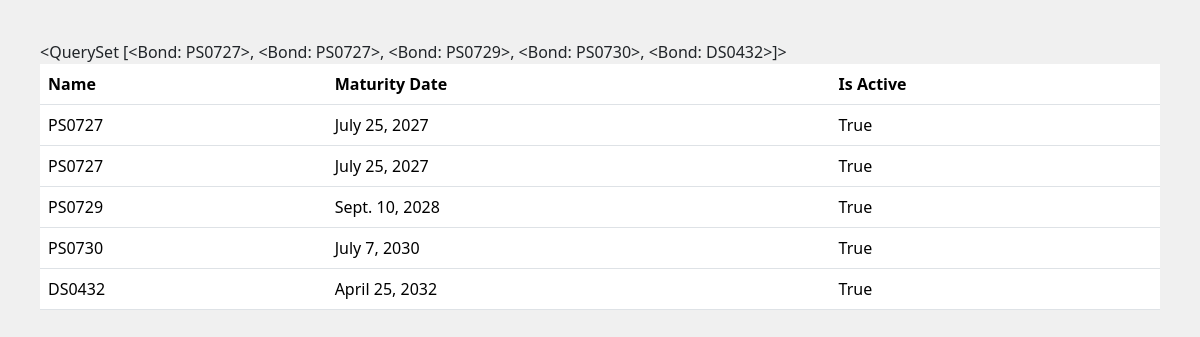
/bonds/list-bonds/, run on an earlier commit of the app's database.
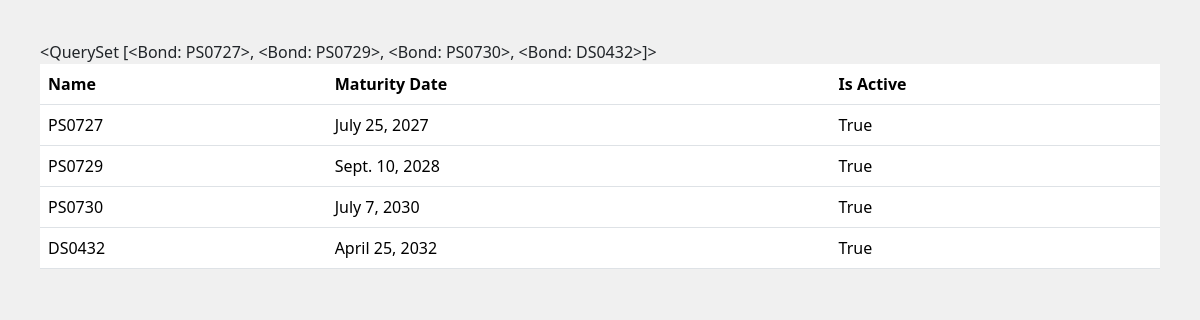
And on a later commit of the database.
### bonds/models.py (models this page shows, shortened)
class Bond(models.Model):
    ISIN = models.CharField(max_length=12)
    name = models.CharField(max_length=100)
    issue_price = models.DecimalField(max_digits=10, decimal_places=4, default=100)
    issue_date = models.DateField(default=date.today)
    maturity_date = models.DateField()
    coupon_rate = models.DecimalField(max_digits=5, decimal_places=3)
    coupon_frequency = models.SmallIntegerField(
        default=1,
        validators=[
            MinValueValidator(1),
            MaxValueValidator(12)
        ]
    )
    redemption = models.IntegerField()
    is_active = models.BooleanField(default=True)
    def __str__(self):
        return self.name

### bonds/views.py (the view)
# urls.py: path('list-bonds/', BondListView.as_view(), name='list_bonds'),
class BondListView(ListView):
    model = Bond
    context_object_name = 'bonds'
    template_name = 'bonds/list_bonds.html'
    def get_queryset(self):
        return Bond.objects.filter(is_active=True)

### bonds/templates/bonds/list_bonds.html
{% extends 'base.html' %}
{% load static %}
{% block content %}
    {{ bonds }}
        <table class="table">
        <thead>
        <tr>
            <th scope="col">Name</th>
            <th scope="col">Maturity Date</th>
            <th scope="col">Is Active</th>
        </tr>
        </thead>
        {% for obj in bonds %}
        <tr>
            <td>{{ obj.name }}</td>
            <td>{{ obj.maturity_date }}</td>
            <td>{{ obj.is_active }}</td>
        </tr>
        {% endfor %}
        </table>
{% endblock %}

What changed in the data, as far as the page shows it:
removed Bond: name.name "<QuerySet [<Bond: PS0727>, <Bond: PS0727>, <Bond: PS0729>, <Bond: PS0730>, <Bond: DS0432>]>", name "PS0727", maturity_date "July 25, 2027", is_active "True"
Also different on the page:
{{ bonds }}: "<QuerySet [<Bond: PS0727>, <Bond: PS0727>, <Bond: PS0729>, <Bond: PS0730>, <Bond: DS0432>]>" → "<QuerySet [<Bond: PS0727>, <Bond: PS0729>, <Bond: PS0730>, <Bond: DS0432>]>"
